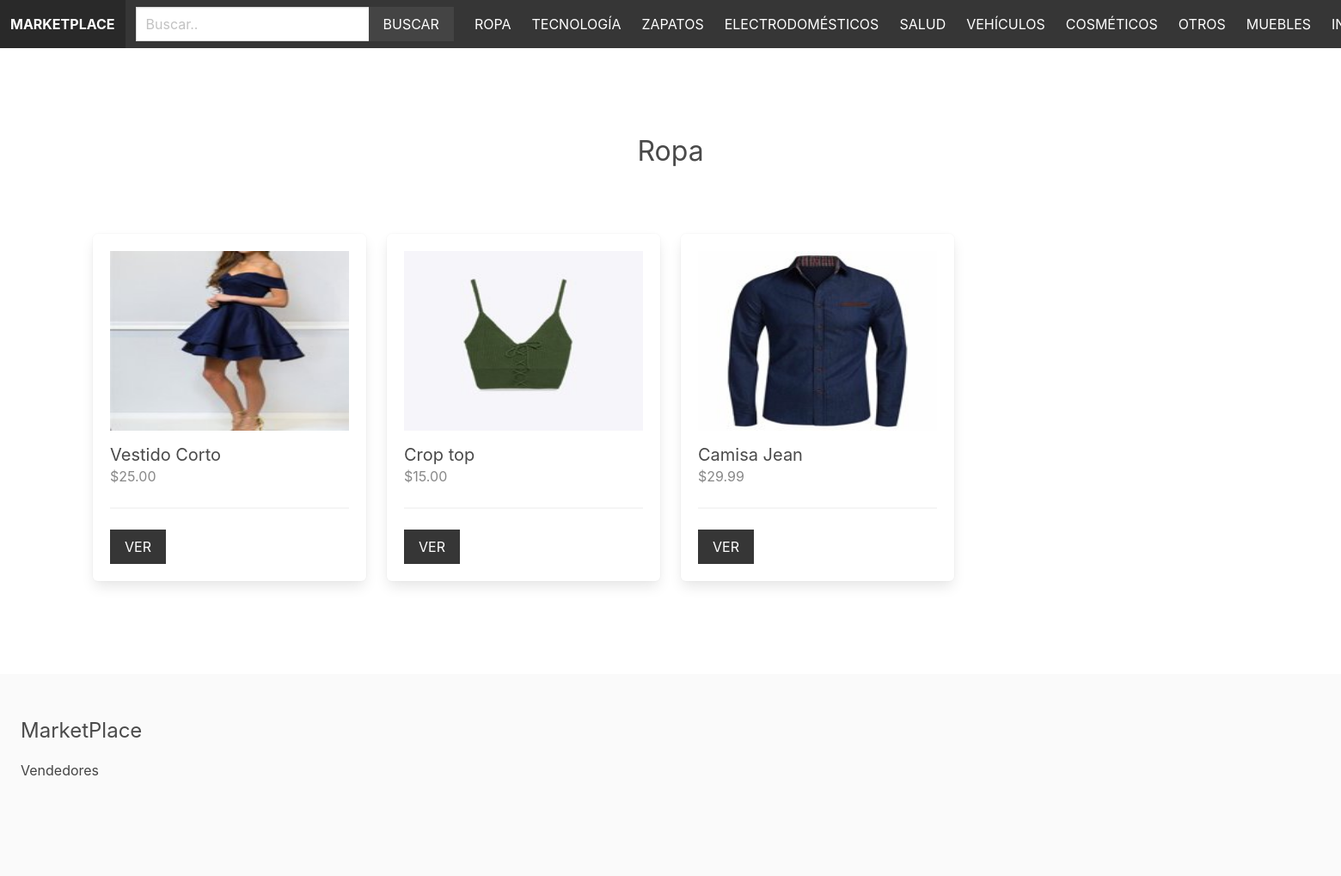
Page /p/ropa/ on the committed database.
### AppProducto/models.py (models this page shows, shortened)
class Categoria(models.Model):
    titulo = models.CharField(max_length=255)
    slug = models.SlugField(max_length=255)
    ordering = models.IntegerField(default=0)
    class Meta:
        ordering = ['ordering']

class Producto(models.Model):
    categoria = models.ForeignKey(Categoria, related_name='productos', on_delete=models.CASCADE)
    usuario = models.ForeignKey(Usuario, related_name='productos', on_delete=models.CASCADE)
    titulo = models.CharField(max_length=255)
    slug = models.SlugField(max_length=255)
    descripcion = models.TextField(blank=True, null=True)
    precio = models.DecimalField(max_digits=6, decimal_places=2)
    fecha_creacion = models.DateTimeField(auto_now_add=True)
    imagen = models.ImageField(upload_to='subidas/',blank=True, null=True)
    miniatura =  models.ImageField(upload_to='subidas/',blank=True, null=True)
    class Meta:
        ordering = ['-fecha_creacion']
    def get_miniatura(self):
        if self.miniatura:
            return self.miniatura.url

### AppProducto/views.py (the view)
# urls.py: path('<slug:categoria_slug>/', views.Categoria_view,name='Categoria_view'),
def Categoria_view(request, categoria_slug):
    categoria = get_object_or_404(Categoria, slug=categoria_slug)
    return render(request, 'product/Categoria.html', {'categoria': categoria})

### AppCarrito/carrito.py (called while the page is built)
    def __len__(self):
        return sum(item['quantity'] for item in self.cart.values())

### AppCarrito/context_processors.py (called while the page is built)
def carrito(request):
    return{'carrito': Carrito(request)}

### AppProducto/context_processors.py (called while the page is built)
def menu_categorias(request):
    categorias = Categoria.objects.all()
    return{'menu_categorias': categorias}

### AppProducto/templates/product/Categoria.html (shortened to what this page needs)
{% extends 'home/base.html' %}
{% block content %}
    <div class="columns is-multiline mb-6">
        <div class="column is-12 has-text-centered mt-6 mb-6">
            <h2 class="is-size-3">{{ categoria.titulo }}</h2>
        </div>
        {% for producto in categoria.productos.all %}
            {% include 'product/partes/lista_item.html' %}
        {% endfor %}
    </div>
{% endblock %}

### AppHome/templates/home/base.html (shortened to what this page needs)
{% load static %}
<!DOCTYPE html>
<html>
    <head>
        <link rel="stylesheet" href="https://cdn.jsdelivr.net/npm/bulma@0.9.1/css/bulma.min.css">
        <link rel="stylesheet" href="{% static 'styles/main.css' %}">
    </head>
    <body>
        <nav class="navbar is-dark">
            <div class="navbar-brand">
                <a href="/" class="navbar-item"><strong>Marketplace</strong></a>
            </div>
            <div class="navbar-menu" id="main-navbar">
                <div class="navbar-start">
                    <div class="navbar-item">
                        <form method="get" action="{% url 'Buscar_view' %}">
                            <div class="field has-addons">
                                <div class="control">
                                    <input type="text" class="input" placeholder="Buscar.." name="query">
                                </div>
                                <div class="control">
                                    <button class="button is-dark is-uppercase">Buscar</button>
                                </div>
                            </div>
                        </form>
                    </div>
                </div>
                <div class="navbar-end">
                    {% for categoria in menu_categorias %}
                        <a href="{% url 'Categoria_view' categoria.slug %}" class="navbar-item">{{ categoria.titulo }}</a>
                    {% endfor %}
                    {% if request.user.is_authenticated %}
                        <a href="{% url 'usuarioadmin' %}" class="navbar-item">Mi cuenta</a>
                    {% else %}
                        <a href="{% url 'usuario' %}"class="navbar-item">Iniciar sesión</a>
                    {% endif %}
                </div>
            </div>
        </nav>
        <section class="section">
            <div class="container">
                {% block content %}
                {% endblock %}
            </div>
        </section>
        <footer class="footer">
            <h3 class="is-size-4 mb-4">MarketPlace</h3>
            <a href="{% url 'vendors' %}">Vendedores</a>
        </footer>
    </body>
</html>

### AppProducto/templates/product/partes/lista_item.html
<div class="column is-3 Producto-list-item">
    <div class="box">
        <figure class="image is-4by3 mb-4">
            <img src="{{producto.get_miniatura }}">
        </figure>
        <h2 class="subtitle">{{producto.titulo}}</h2>
        <h3 class="price is-size-6 mb-5">${{producto.precio}}</h3>
        <hr>
        <a href="{% url 'Producto_view' producto.categoria.slug producto.slug %}" class="button is-dark is-uppercase">Ver</a>
    </div>
</div>

### static/styles/main.css (style rules this page uses)
.navbar { text-transform: uppercase; }
.navbar .is-dark { background: #444; }
.footer a { margin-bottom: 15px; display: inline-block; color: #444; }
.input, .button { border-radius: 0; }
.Producto-list-item .box .subtitle { margin-bottom: 0; }
.Producto-list-item .box .price { color: #888; }

### rows in the picture
Categoria: titulo "ROPA", titulo "Ropa"
Categoria: titulo "TECNOLOGÍA"
Categoria: titulo "ZAPATOS"
Categoria: titulo "ELECTRODOMÉSTICOS"
Categoria: titulo "SALUD"
Categoria: titulo "VEHÍCULOS"
Categoria: titulo "COSMÉTICOS"
Categoria: titulo "OTROS"
Categoria: titulo "MUEBLES"
Producto: get_miniatura (picture), titulo "Vestido Corto", precio "25.00"
Producto: get_miniatura (picture), titulo "Crop top", precio "15.00"
Producto: get_miniatura (picture), titulo "Camisa Jean", precio "29.99"
